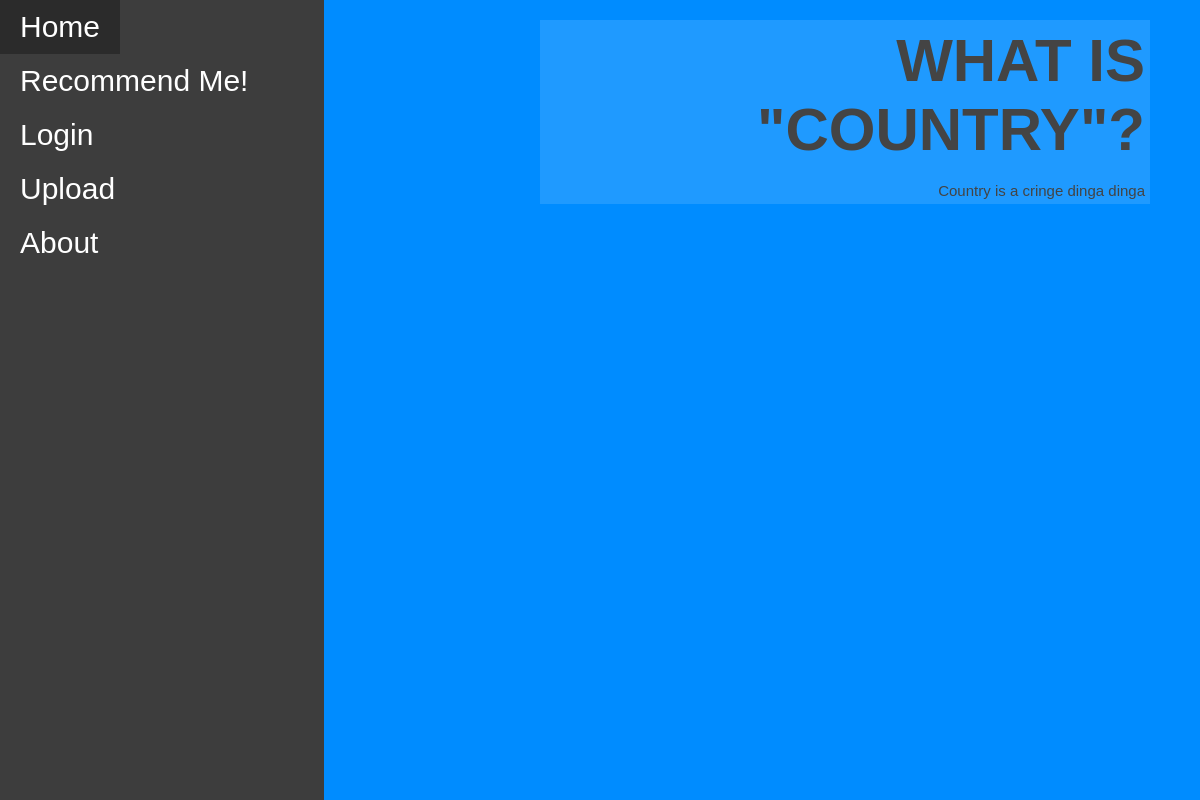
The page /genre/13 on the database as committed earlier.
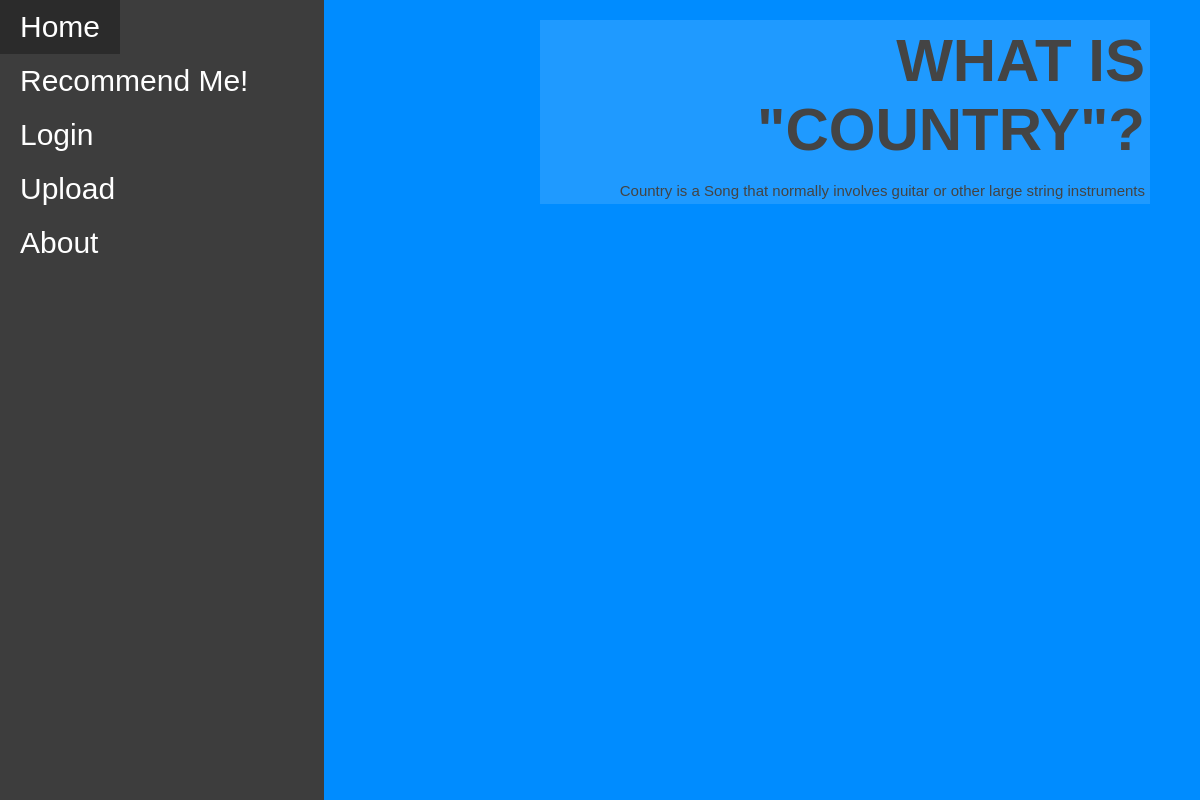
The same page on the database as committed later.
### models.py (models this page shows, shortened)
class Genre(db.Model):
    __tablename__ = 'Genre'
    id = db.Column(db.Integer, primary_key=True)
    genre = db.Column(db.String())
    genreDesc = db.Column(db.String())
    recommendations = db.relationship('Recommendation', secondary=RecommendationGenre, back_populates='genres')

### app.py (the view)
@app.route('/genre/<int:id>', methods=["GET","POST"])
def genre(id):
    logged= False
    if "user" in session:
        username = session["user"]
        logged = True
        genreinfo = models.Genre.query.filter_by(id=id).first_or_404()
        return render_template("genre.html", logged=logged, username = username, genreinfo=genreinfo)
    genreinfo = models.Genre.query.filter_by(id=id).first_or_404()
    return render_template("genre.html", logged=logged, genreinfo=genreinfo)

### templates/genre.html
{% extends 'layout.html' %}
{% block content %}
<body class = "testbg">
    <div class = "profile">
        <h1 class="titletext">WHAT IS "{{ genreinfo.genre }}"?</h1>
        <br>
        {{ genreinfo.genre }} is a {{ genreinfo.genreDesc }}
    </div>
</body>
{% endblock %}

### templates/layout.html (shortened to what this page needs)
<!DOCTYPE html>
<html lang="en">
<head>
    <link rel="stylesheet" href="/static/styles.css">
</head>
<body class = "background">
    <div class = 'left_bar'>
    </div>
    {% include 'header.html' %}
    {% block content %}
    {% endblock %}
</body>
</html>

### templates/header.html (shortened to what this page needs)
<div>
    <div class = 'fixed'>
        <a href="/" class="button">Home</a><br>
        <a href="/randomiser" class="button">Recommend Me!</a><br>
        {% if logged %}
            <a href="/logout" class="button">Logout</a><br>
        {% else %}
            <a href="/login" class="button">Login</a><br>
        {% endif %}
        <a href="/upload" class="button">Upload</a><br>
        <a href="/about" class="button">About</a><br>
    </div>
</div>

### static/styles.css (style rules this page uses)
.background { background-color: rgb(0, 140, 255); padding: 0; border: 0px; margin: 0px; }
.profile { margin-right: 50px; margin-top: 20px; padding: 5px; max-width: 50%; float: right; text-align: right; background-color: #ffffff1f; }
.titletext { margin-top: 1px; font-size: 60px; text-transform: uppercase; margin-bottom: 1px; }
.left_bar { float: left; width: 27%; height: 100vh; padding: 0px; margin: 0; position: absolute; background-color: rgb(61, 61, 61); z-index: -1; }
.button { background-color: #ffffff00; border: none; color: rgb(255, 255, 255); padding: 10px 20px; text-align: left; text-decoration: none; display: inline-block; font-size: 30px; z-index: 20; }
.fixed { position: fixed; max-height: 100%; }
body { font-family: 'Helvetica', 'Arial', sans-serif; color: #444444; font-size: 15px; }

Rows that differ between the two databases and show on the page:
changed Genre "COUNTRY": genreDesc "cringe dinga dinga" → "Song that normally involves guitar or other large string instruments"
